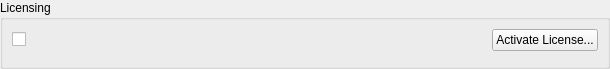
<?xml version="1.0" encoding="UTF-8"?>
<ui version="4.0">
 <class>LicensesProposeWidget</class>
 <widget class="QWidget" name="LicensesProposeWidget">
  <property name="geometry">
   <rect>
    <x>0</x>
    <y>0</y>
    <width>610</width>
    <height>64</height>
   </rect>
  </property>
  <property name="windowTitle">
   <string/>
  </property>
  <layout class="QVBoxLayout" name="verticalLayout">
   <property name="leftMargin">
    <number>0</number>
   </property>
   <property name="topMargin">
    <number>0</number>
   </property>
   <property name="rightMargin">
    <number>0</number>
   </property>
   <property name="bottomMargin">
    <number>0</number>
   </property>
   <item>
    <widget class="QGroupBox" name="licensingGroupBox">
     <property name="sizePolicy">
      <sizepolicy hsizetype="Preferred" vsizetype="Fixed">
       <horstretch>0</horstretch>
       <verstretch>0</verstretch>
      </sizepolicy>
     </property>
     <property name="title">
      <string>Licensing</string>
     </property>
     <layout class="QVBoxLayout" name="verticalLayout_11" stretch="0,1">
      <item>
       <layout class="QHBoxLayout" name="horizontalLayout_7">
        <item>
         <widget class="QCheckBox" name="useLicenseCheckBox"/>
        </item>
        <item>
         <spacer name="horizontalSpacer_4">
          <property name="orientation">
           <enum>Qt::Horizontal</enum>
          </property>
          <property name="sizeHint" stdset="0">
           <size>
            <width>40</width>
            <height>20</height>
           </size>
          </property>
         </spacer>
        </item>
        <item>
         <widget class="QPushButton" name="moreLicensesButton">
          <property name="text">
           <string>Activate License...</string>
          </property>
         </widget>
        </item>
       </layout>
      </item>
      <item>
       <widget class="QnLicensesUsageWidget" name="licensesUsageWidget" native="true">
        <property name="sizePolicy">
         <sizepolicy hsizetype="Preferred" vsizetype="Fixed">
          <horstretch>0</horstretch>
          <verstretch>0</verstretch>
         </sizepolicy>
        </property>
       </widget>
      </item>
     </layout>
    </widget>
   </item>
  </layout>
 </widget>
 <customwidgets>
  <customwidget>
   <class>QnLicensesUsageWidget</class>
   <extends>QWidget</extends>
   <header location="global">nx/client/desktop/resource_properties/camera/legacy/licenses_usage_widget.h</header>
   <container>1</container>
  </customwidget>
 </customwidgets>
 <resources/>
 <connections/>
</ui>
